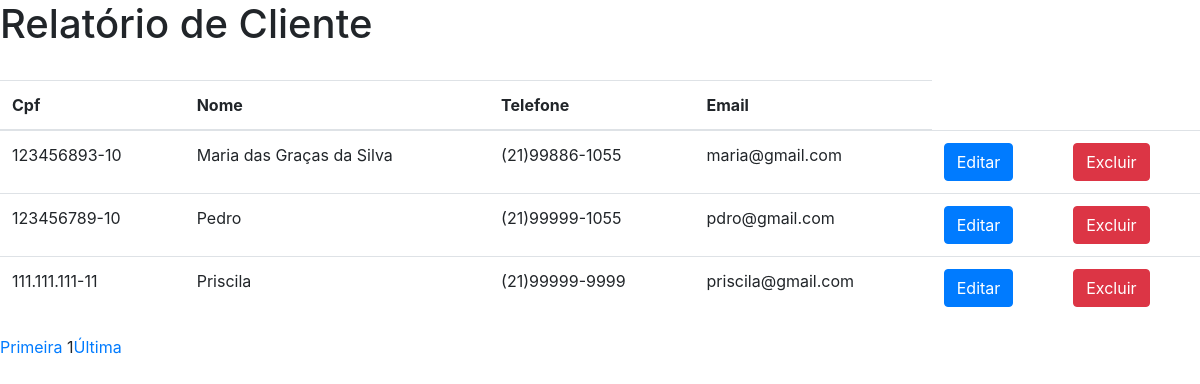
The page /relcliente.php on the database its author committed.
### tables this page shows
CREATE TABLE `cliente` (
  `registro` int(11) NOT NULL,
  `nome` varchar(60) NOT NULL,
  `telefone` varchar(15) NOT NULL,
  `sexo` char(1) NOT NULL,
  `cpf` char(14) NOT NULL,
  `rg` varchar(15) NOT NULL,
  `datanascimento` date NOT NULL,
  `cep` char(9) NOT NULL,
  `numerocasa` smallint(6) NOT NULL,
  `complemento` varchar(30) DEFAULT NULL,
  `foto` varchar(255) DEFAULT NULL,
  `email` varchar(255) NOT NULL,
  `senha` varchar(255) NOT NULL,
  `status` char(1) NOT NULL
);

### relcliente.php (the view, shortened to what this page needs)
<?php
    require_once 'headforms.php';
    include_once 'conexao.php';
    $pagatual = filter_input(INPUT_GET, "page", FILTER_SANITIZE_NUMBER_INT);
	$pag = (!empty($pagatual)) ? $pagatual : 1;
    $limitereg = 3;
    $inicio = ($limitereg * $pag) - $limitereg;
    $busca= "SELECT cpf, nome, telefone, email
    FROM cliente WHERE status = 'A' LIMIT $inicio , $limitereg";
    $resultado = $conn->prepare($busca);
    $resultado->execute();
    if (($resultado) AND ($resultado->rowCount() != 0)){
        echo "<h1>Relatório de Cliente</h1><br>";
?>
        <table class="table">
        <thead>
         <tr>
            <th scope="col">Cpf</th>
            <th scope="col">Nome</th>
            <th scope="col">Telefone</th>
            <th scope="col">Email</th>
         </tr>
        </thead>
     <tbody>
<?php
        while ($linha = $resultado->fetch(PDO::FETCH_ASSOC)) {
            extract($linha);
?>
            <tr>
              <td scope="row"><?php echo $cpf ?></td>
              <td><?php echo $nome ?></td>
              <td><?php echo $telefone ?></td>
              <td><?php echo $email ?></td>
              <td>
                 <?php echo "<a href='editar.php?cpf=$cpf'>" ; ?>
                <input type="submit" class="btn btn-primary" name="editar" value="Editar">
              </td>
              <td>
                 <?php echo "<a href='excluir.php?cpf=$cpf'>" ; ?>
                 <input type="submit" class="btn btn-danger" name="excluir" value="Excluir">
              </td>
             </tr>
<?php
    }
?>
</tbody>
</table>
<?php
    }else{
        echo "Não tem registros";
    }
     $qtregistro = "SELECT COUNT(cpf) AS registros FROM cliente
     WHERE status = 'A'";
     $resultado = $conn->prepare($qtregistro);
     $resultado->execute();
     $resposta = $resultado->fetch(PDO::FETCH_ASSOC);
     $qnt_pagina = ceil($resposta['registros'] / $limitereg);
      echo "<a href='relcliente.php?page=1'>Primeira</a> ";
    echo "$pag";
    echo "<a href='relcliente.php?page=$qnt_pagina'>Última</a> ";
?>

### headforms.php (shortened to what this page needs)
<!DOCTYPE html>
<html lang="pt-BR">
<head>
    <link rel="stylesheet" href="https://stackpath.bootstrapcdn.com/bootstrap/4.1.3/css/bootstrap.min.css">
</head>
<body>

### rows shown on the page
cliente: cpf "123456893-10", nome "Maria das Graças da Silva", telefone "(21)99886-1055", email "maria@gmail.com"
cliente: cpf "123456789-10", nome "Pedro", telefone "(21)99999-1055", email "pdro@gmail.com"
cliente: cpf "111.111.111-11", nome "Priscila", telefone "(21)99999-9999", email "priscila@gmail.com"

### other values the page prints
$pag "1"
